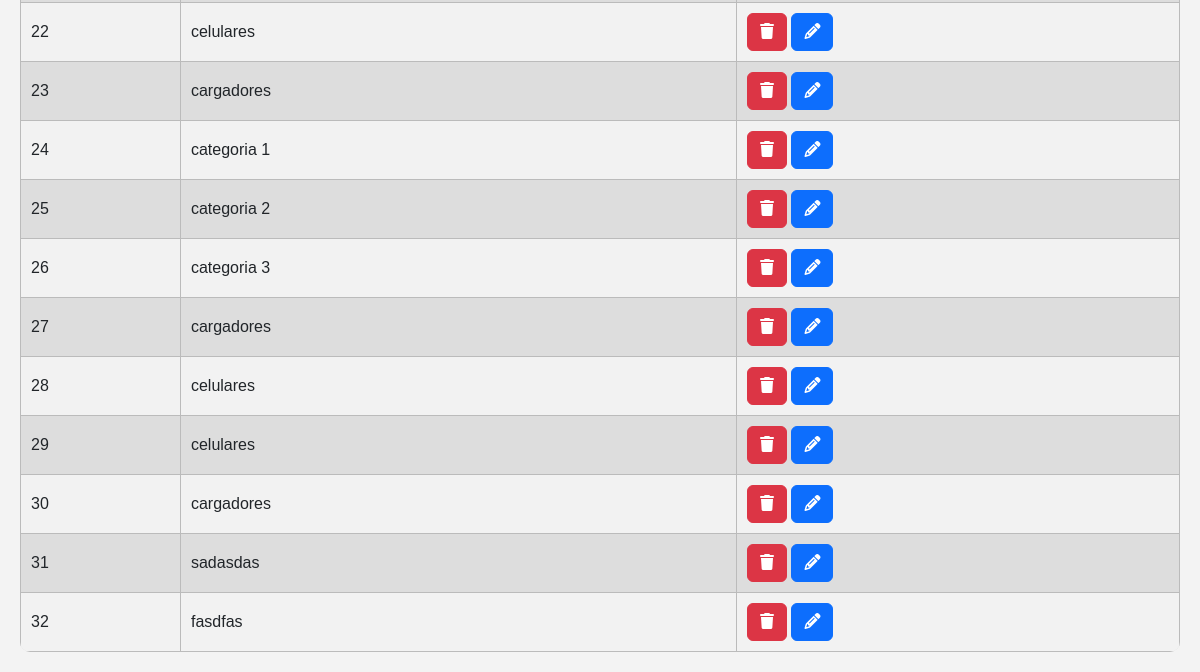
The app's page /categorys/create/ (lower part), older data.
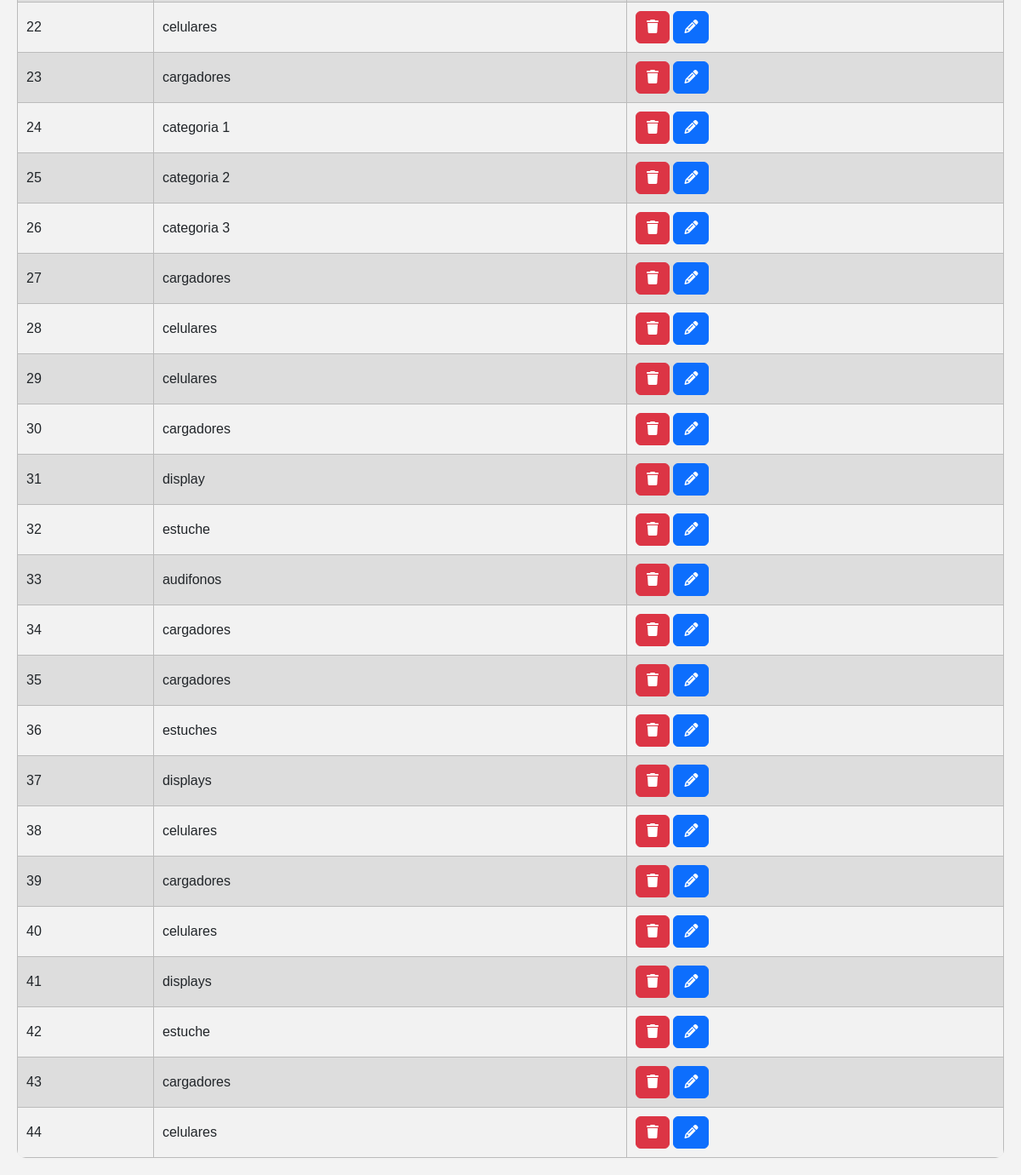
The same page, newer data.
### inventario/models.py (models this page shows)
class Category(models.Model):
    name = models.CharField(max_length=50)
    status = models.BooleanField(default=True)

### inventario/views.py (the view)
# urls.py: path('categorys/create/', createCategory, name='categorys_create'),
def createCategory(request):
    try:
        form = CategoryForms(request.POST)
        form.save()
        return redirect('listCategorys')
    except ValueError:
        categorys = Category.objects.all()
        return render(request,'category.html', {
            'form': CategoryForms,
            'categorys': categorys,
            'error': 'Por favor ingresar datos validos!'
        })

### inventario/templates/category.html (shortened to what this page needs)
{% extends 'layout.html' %} {% block content %}
    <table id="miTabla" class="display" style="width:100%">
        <tbody>
          {% for category in categorys %}
          <tr>
            <td>{{ category.id }}</td>
            <td>{{ category.name }}</td>
              <form id="delete-form-1" action="{% url 'category_remove' category.id %}" method='POST'>
                <td><button type="button" class="btn btn-danger delete-button" data-form="delete-form-1"><i class="fa-solid fa-trash"></i></button>
              </form>
              <a type="button" class="btn btn-primary" href="{% url 'category_edit' category.id %}"><i class="fa-solid fa-pencil"></i></a>
          </tr>
        {% endfor %}
        </tbody>
    </table>
{% endblock %}

Row changes from the older to the newer data that the page shows:
changed Category id 31: name "sadasdas" → "display"
changed Category id 32: name "fasdfas" → "estuche"
added Category: id "33", name "audifonos"
added Category: id "34", name "cargadores"
added Category: id "35", name "cargadores"
added Category: id "36", name "estuches"
added Category: id "37", name "displays"
added Category: id "38", name "celulares"
added Category: id "39", name "cargadores"
added Category: id "40", name "celulares"
added Category: id "41", name "displays"
added Category: id "42", name "estuche"
added Category: id "43", name "cargadores"
added Category: id "44", name "celulares"
